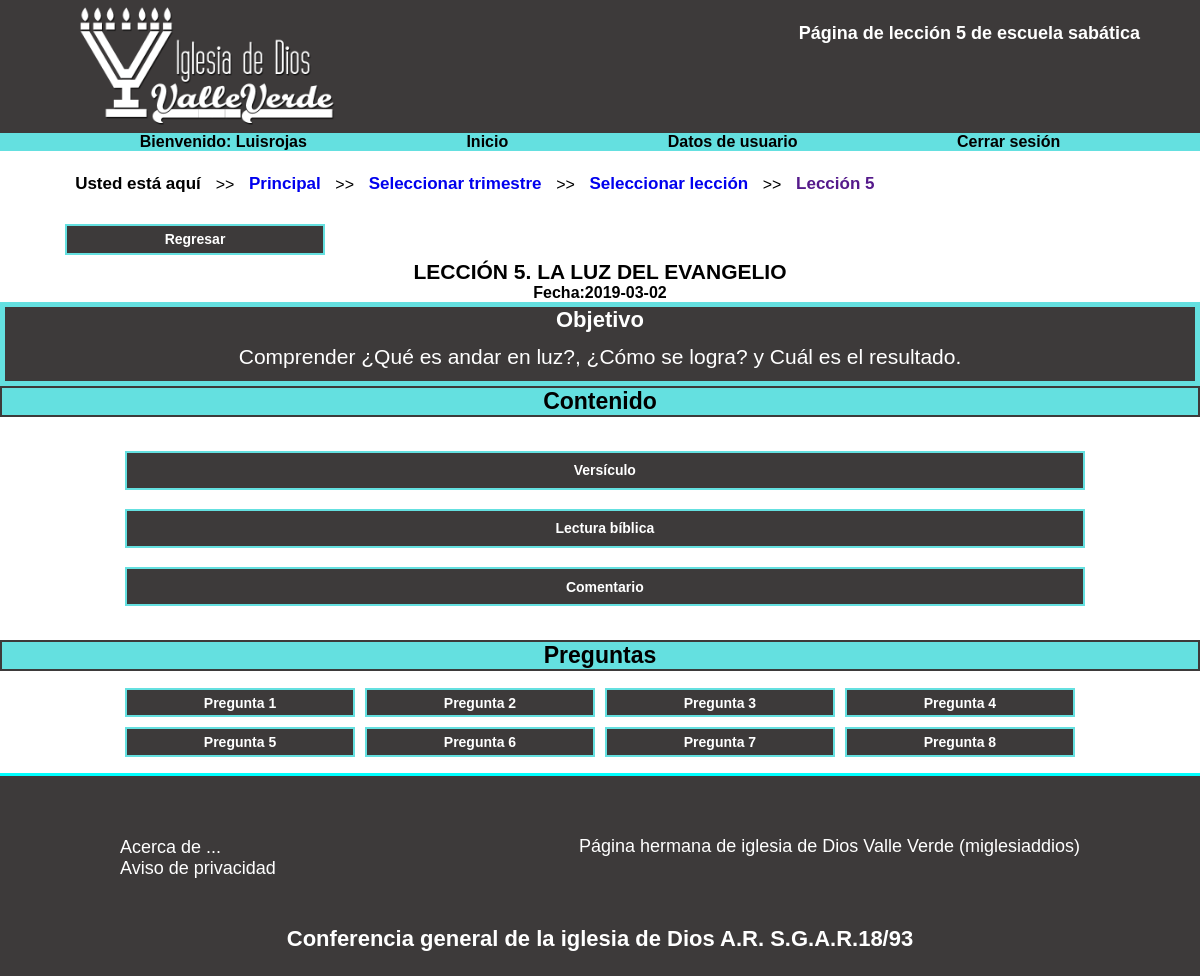
The page /blog-escuela-sabatica/escuela-adultos/trimestres/1er-trimestre-2019/leccion5/leccion5.php (signed in) on the database its author committed.
### tables this page shows
CREATE TABLE `lecciones_adultos` (
  `titulo_lecciones_adultos` varchar(250) NOT NULL,
  `datos_trimestre` varchar(60) NOT NULL
);

CREATE TABLE `fecha_leccion` (
  `id_fecha_leccion` int(11) NOT NULL,
  `fecha` date NOT NULL,
  `titulo_lecciones_adultos` varchar(250) NOT NULL
);

CREATE TABLE `objetivo_adultos` (
  `id_objetivo_adultos` int(11) NOT NULL,
  `objetivo_adultos` text NOT NULL,
  `titulo_lecciones_adultos` varchar(250) NOT NULL
);

### blog-escuela-sabatica/escuela-adultos/trimestres/1er-trimestre-2019/leccion5/consultas/consulta5.php (called while the page is built, shortened)
<?php
$leccion                             = "SELECT * FROM lecciones_adultos WHERE titulo_lecciones_adultos='LECCIÓN 5. LA LUZ DEL EVANGELIO'";
$resultadoleccion                    = mysqli_query($conexion, $leccion);
$registroleccion                     = mysqli_fetch_assoc($resultadoleccion);
$fecha                               = "SELECT * FROM fecha_leccion WHERE titulo_lecciones_adultos='LECCIÓN 5. LA LUZ DEL EVANGELIO'";
$resultadofecha                      = mysqli_query($conexion, $fecha);
$registrofecha                       = mysqli_fetch_assoc($resultadofecha);
$objetivo                            = "SELECT * FROM objetivo_adultos WHERE titulo_lecciones_adultos='LECCIÓN 5. LA LUZ DEL EVANGELIO'";
$resultadoobjetivo                   = mysqli_query($conexion, $objetivo);
$registroobjetivo                    = mysqli_fetch_assoc($resultadoobjetivo);
?>

### blog-escuela-sabatica/escuela-adultos/trimestres/1er-trimestre-2019/leccion5/leccion5.php (the view, shortened to what this page needs)
<?php
   include "../../../../conexion-blog.php";
   include "consultas/consulta5.php";
   ?>
<!DOCTYPE html>
<html lang="es-MX">
   <head>
      <link rel="stylesheet" href="../../css/estilos-leccion1.css">
   </head>
   <body>
      <div class="contenedor-filas-columnas">
         <header>
            <div class="caja-header">
               <div class="imagen-header">
                  <a href="../../../principal-blog.php"><img class="logo" src="../../../../../imagenes/logo_iglesia_de_dios_valle_verde.png" alt="iglesia-de-dios-valle-verde-escuela-sabatica"></a>
               </div>
               <div class="titulo-header">
                  <a href="">
                     <h1 class="h1-header">Página de lección 5 de escuela sabática</h1>
                  </a>
               </div>
            </div>
         </header>
         <div class="columna-nav">
            <nav class="menu">
               <ul>
                  <li>
                     <a href="">
                        <h3>Bienvenido: <?php
                           echo $_SESSION['nombre_usuario'];
                           ?></h3>
                     </a>
                  </li>
                  <li>
                     <a href="../../../principal-blog.php">
                        <h3>Inicio</h3>
                     </a>
                  </li>
                  <li>
                     <a href="../../../datos-usuario.php">
                        <h3>Datos de usuario</h3>
                     </a>
                  </li>
                  <li>
                     <a href="../../../cerrar-sesion.php">
                        <h3>Cerrar sesión</h3>
                     </a>
                  </li>
               </ul>
            </nav>
         </div>
         <div class="columnamapa">
            <div class="mapa">
               <ul>
                  <li class="amapa">Usted está aquí
                  </li>
                  <label>>></label>
                  <li><a  class="amapa" href="../../../principal-blog.php">Principal</a>
                  </li>
                  <label>>></label>
                  <li><a  class="amapa" href="../../../escuelas-trimestres.php">Seleccionar trimestre</a>
                  </li>
                  <label>>></label>
                  <li><a  class="amapa" href="../../../lecciones.php">Seleccionar lección</a>
                  </li>
                  <label>>></label>
                  <li><a  class="amapa" href="">Lección 5</a>
                  </li>
               </ul>
            </div>
         </div>
         <div class="boton_regresar">
         <a href="../../../lecciones.php"><button class="span_pregunta">Regresar</button></a>
         </div>
         <div class="principal1">
            <h2 class="h2_titulo_principal"><?php
               echo ($registroleccion['titulo_lecciones_adultos']);
               ?></h2>
            <h3 class="h3fecha">Fecha:<?php
               echo ($registrofecha['fecha']);
               ?></h3>
           <div class="objetivo">
                  <h4 class="h4tituloobjetivo">Objetivo</h4>
                  <p class="particleobjetivo"><?php
                     echo ($registroobjetivo['objetivo_adultos']);
                     ?></p>
               </div>
               <h2 class="h2preguntas">Contenido</h2>
<div class="div_preguntas_botones2">
	<a href='javascript:seleccion1(9);'><button class="span_pregunta2">Versículo</button></a>
	<a href='javascript:seleccion1(10);'><button class="span_pregunta2">Lectura bíblica</button></a>
<a href='javascript:seleccion1(11);'><button class="span_pregunta2">Comentario</button></a>
</div>
               <h2 class="h2preguntas">Preguntas</h2>
<div class="div_preguntas_botones">
	<a href='javascript:seleccion(1);'><button class="span_pregunta">Pregunta 1</button></a>
	<a href='javascript:seleccion(2);'><button class="span_pregunta">Pregunta 2</button></a>
   <a href='javascript:seleccion(3);'><button class="span_pregunta">Pregunta 3</button></a>
   <a href='javascript:seleccion(4);'><button class="span_pregunta">Pregunta 4</button></a>
   <a href='javascript:seleccion(5);'><button class="span_pregunta">Pregunta 5</button></a>
   <a href='javascript:seleccion(6);'><button class="span_pregunta">Pregunta 6</button></a>
   <a href='javascript:seleccion(7);'><button class="span_pregunta">Pregunta 7</button></a>
<a href='javascript:seleccion(8);'><button class="span_pregunta">Pregunta 8</button></a>
</div>
		 </div>
         <footer>
            <div class="columna-footer">
               <ul class="ul-footer">
                  <li><a class="a-footer" href="../../../../../contenidos/acerca-de.html">Acerca de ...</a></li>
                  <li><a class="a-footer" href="../../../../../contenidos/aviso-de-privacidad.html">Aviso de privacidad</a></li>
               </ul>
               <p class="pfooter-1"><a class="link-footer" href="https://miglesiaddios.jimdo.com/" target="_blank">Página hermana de iglesia de Dios Valle Verde (miglesiaddios)</a></p>
               <p class="pfooter">Conferencia general de la iglesia de Dios A.R. S.G.A.R.18/93</p>
            </div>
         </footer>
      </div>
   </body>
</html>

### rows shown on the page
lecciones_adultos: titulo_lecciones_adultos "LECCIÓN 5. LA LUZ DEL EVANGELIO"
fecha_leccion: fecha "2019-03-02"
objetivo_adultos: objetivo_adultos "Comprender ¿Qué es andar en luz?, ¿Cómo se logra? y Cuál es el resultado."

### other values the page prints
$_SESSION['nombre_usuario'] "Luisrojas"
